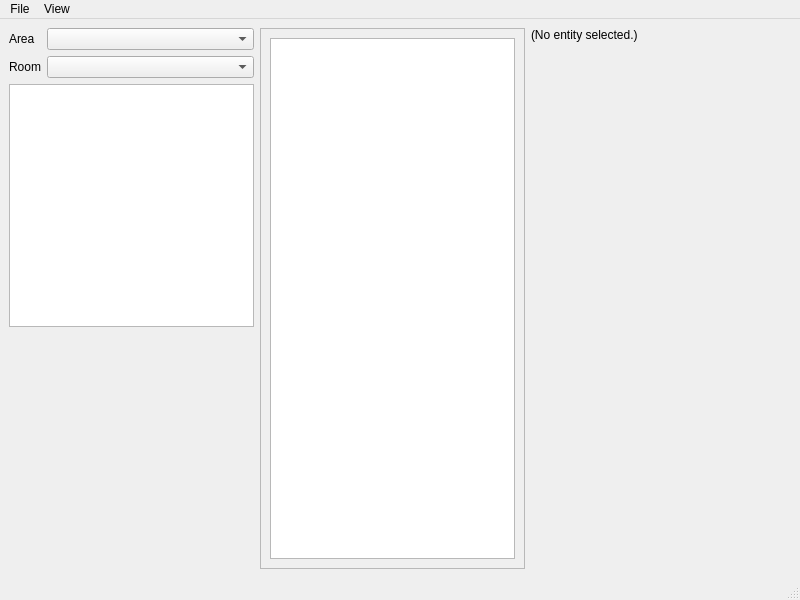
<?xml version="1.0" encoding="UTF-8"?>
<ui version="4.0">
 <class>MainWindow</class>
 <widget class="QMainWindow" name="MainWindow">
  <property name="geometry">
   <rect>
    <x>0</x>
    <y>0</y>
    <width>800</width>
    <height>600</height>
   </rect>
  </property>
  <property name="windowTitle">
   <string>Minish Cap Editor</string>
  </property>
  <widget class="QWidget" name="centralwidget">
   <layout class="QHBoxLayout" name="horizontalLayout">
    <item>
     <layout class="QVBoxLayout" name="verticalLayout_2">
      <item>
       <layout class="QFormLayout" name="formLayout">
        <item row="0" column="0">
         <widget class="QLabel" name="label">
          <property name="text">
           <string>Area</string>
          </property>
         </widget>
        </item>
        <item row="0" column="1">
         <widget class="QComboBox" name="area_index"/>
        </item>
        <item row="1" column="0">
         <widget class="QLabel" name="label_2">
          <property name="text">
           <string>Room</string>
          </property>
         </widget>
        </item>
        <item row="1" column="1">
         <widget class="QComboBox" name="room_index"/>
        </item>
       </layout>
      </item>
      <item>
       <widget class="QGraphicsView" name="map_graphics_view">
        <property name="maximumSize">
         <size>
          <width>256</width>
          <height>1024</height>
         </size>
        </property>
       </widget>
      </item>
      <item>
       <spacer name="verticalSpacer">
        <property name="orientation">
         <enum>Qt::Vertical</enum>
        </property>
        <property name="sizeHint" stdset="0">
         <size>
          <width>20</width>
          <height>40</height>
         </size>
        </property>
       </spacer>
      </item>
     </layout>
    </item>
    <item>
     <widget class="QScrollArea" name="scrollArea">
      <property name="widgetResizable">
       <bool>true</bool>
      </property>
      <widget class="QWidget" name="scrollAreaWidgetContents">
       <property name="geometry">
        <rect>
         <x>0</x>
         <y>0</y>
         <width>260</width>
         <height>525</height>
        </rect>
       </property>
       <layout class="QVBoxLayout" name="verticalLayout">
        <item>
         <widget class="QGraphicsView" name="room_graphics_view"/>
        </item>
       </layout>
      </widget>
     </widget>
    </item>
    <item>
     <layout class="QVBoxLayout" name="verticalLayout_3">
      <item>
       <widget class="QLabel" name="entity_label">
        <property name="text">
         <string>(No entity selected.)</string>
        </property>
       </widget>
      </item>
      <item>
       <widget class="QWidget" name="entity_properies" native="true">
        <property name="minimumSize">
         <size>
          <width>260</width>
          <height>0</height>
         </size>
        </property>
        <property name="maximumSize">
         <size>
          <width>260</width>
          <height>16777215</height>
         </size>
        </property>
        <layout class="QFormLayout" name="formLayout_2"/>
       </widget>
      </item>
      <item>
       <spacer name="verticalSpacer_2">
        <property name="orientation">
         <enum>Qt::Vertical</enum>
        </property>
        <property name="sizeHint" stdset="0">
         <size>
          <width>20</width>
          <height>40</height>
         </size>
        </property>
       </spacer>
      </item>
     </layout>
    </item>
   </layout>
  </widget>
  <widget class="QMenuBar" name="menubar">
   <property name="geometry">
    <rect>
     <x>0</x>
     <y>0</y>
     <width>800</width>
     <height>26</height>
    </rect>
   </property>
   <widget class="QMenu" name="menuFile">
    <property name="title">
     <string>File</string>
    </property>
    <addaction name="actionOpen_ROM"/>
   </widget>
   <widget class="QMenu" name="menuView">
    <property name="title">
     <string>View</string>
    </property>
    <addaction name="actionLayer_BG1"/>
    <addaction name="actionLayer_BG2"/>
    <addaction name="actionEntities"/>
    <addaction name="actionTile_Entities"/>
    <addaction name="actionExits"/>
   </widget>
   <addaction name="menuFile"/>
   <addaction name="menuView"/>
  </widget>
  <widget class="QStatusBar" name="statusbar"/>
  <action name="actionOpen_ROM">
   <property name="text">
    <string>Open ROM</string>
   </property>
  </action>
  <action name="actionLayer_BG1">
   <property name="checkable">
    <bool>true</bool>
   </property>
   <property name="checked">
    <bool>true</bool>
   </property>
   <property name="text">
    <string>Layer BG1</string>
   </property>
  </action>
  <action name="actionLayer_BG2">
   <property name="checkable">
    <bool>true</bool>
   </property>
   <property name="checked">
    <bool>true</bool>
   </property>
   <property name="text">
    <string>Layer BG2</string>
   </property>
  </action>
  <action name="actionEntities">
   <property name="checkable">
    <bool>true</bool>
   </property>
   <property name="checked">
    <bool>true</bool>
   </property>
   <property name="text">
    <string>Entities</string>
   </property>
  </action>
  <action name="actionTile_Entities">
   <property name="checkable">
    <bool>true</bool>
   </property>
   <property name="checked">
    <bool>true</bool>
   </property>
   <property name="text">
    <string>Tile Entities</string>
   </property>
  </action>
  <action name="actionExits">
   <property name="checkable">
    <bool>true</bool>
   </property>
   <property name="checked">
    <bool>true</bool>
   </property>
   <property name="text">
    <string>Exits</string>
   </property>
  </action>
 </widget>
 <resources/>
 <connections/>
</ui>
